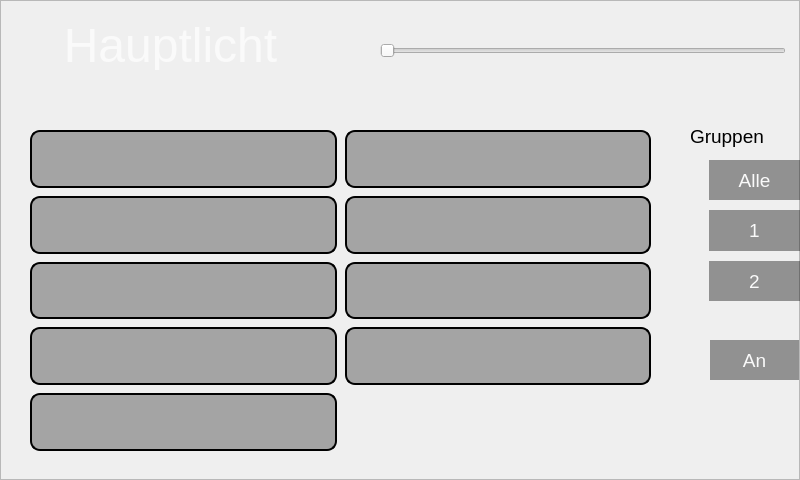
<?xml version="1.0" encoding="UTF-8"?>
<ui version="4.0">
 <class>EinstellungHauptlicht</class>
 <widget class="QDialog" name="EinstellungHauptlicht">
  <property name="geometry">
   <rect>
    <x>0</x>
    <y>0</y>
    <width>800</width>
    <height>480</height>
   </rect>
  </property>
  <property name="maximumSize">
   <size>
    <width>800</width>
    <height>480</height>
   </size>
  </property>
  <property name="windowTitle">
   <string>Dialog</string>
  </property>
  <property name="styleSheet">
   <string notr="true"/>
  </property>
  <widget class="QLabel" name="label">
   <property name="geometry">
    <rect>
     <x>0</x>
     <y>20</y>
     <width>341</width>
     <height>50</height>
    </rect>
   </property>
   <property name="font">
    <font>
     <pointsize>36</pointsize>
     <weight>50</weight>
     <bold>false</bold>
    </font>
   </property>
   <property name="styleSheet">
    <string notr="true">color:rgb(250,250,250);</string>
   </property>
   <property name="text">
    <string>Hauptlicht</string>
   </property>
   <property name="textFormat">
    <enum>Qt::PlainText</enum>
   </property>
   <property name="alignment">
    <set>Qt::AlignCenter</set>
   </property>
  </widget>
  <widget class="QWidget" name="verticalLayoutWidget">
   <property name="geometry">
    <rect>
     <x>709</x>
     <y>160</y>
     <width>91</width>
     <height>141</height>
    </rect>
   </property>
   <layout class="QVBoxLayout" name="verticalLayout">
    <property name="spacing">
     <number>10</number>
    </property>
    <item>
     <widget class="QPushButton" name="pushButton_alle">
      <property name="sizePolicy">
       <sizepolicy hsizetype="Expanding" vsizetype="Expanding">
        <horstretch>0</horstretch>
        <verstretch>0</verstretch>
       </sizepolicy>
      </property>
      <property name="font">
       <font>
        <pointsize>14</pointsize>
       </font>
      </property>
      <property name="focusPolicy">
       <enum>Qt::NoFocus</enum>
      </property>
      <property name="styleSheet">
       <string notr="true">border:none;
background-color:rgba(0,0,0,100);
color:rgb(250,250,250);</string>
      </property>
      <property name="text">
       <string>Alle</string>
      </property>
      <property name="checkable">
       <bool>true</bool>
      </property>
     </widget>
    </item>
    <item>
     <widget class="QPushButton" name="pushButton_Group1">
      <property name="sizePolicy">
       <sizepolicy hsizetype="Expanding" vsizetype="Expanding">
        <horstretch>0</horstretch>
        <verstretch>0</verstretch>
       </sizepolicy>
      </property>
      <property name="font">
       <font>
        <pointsize>14</pointsize>
       </font>
      </property>
      <property name="focusPolicy">
       <enum>Qt::NoFocus</enum>
      </property>
      <property name="styleSheet">
       <string notr="true">border:none;
background-color:rgba(0,0,0,100);
color:rgb(250,250,250);</string>
      </property>
      <property name="text">
       <string>1</string>
      </property>
      <property name="checkable">
       <bool>true</bool>
      </property>
     </widget>
    </item>
    <item>
     <widget class="QPushButton" name="pushButton_Group2">
      <property name="sizePolicy">
       <sizepolicy hsizetype="Expanding" vsizetype="Expanding">
        <horstretch>0</horstretch>
        <verstretch>0</verstretch>
       </sizepolicy>
      </property>
      <property name="font">
       <font>
        <pointsize>14</pointsize>
       </font>
      </property>
      <property name="focusPolicy">
       <enum>Qt::NoFocus</enum>
      </property>
      <property name="styleSheet">
       <string notr="true">border:none;
background-color:rgba(0,0,0,100);
color:rgb(250,250,250);</string>
      </property>
      <property name="text">
       <string>2</string>
      </property>
      <property name="checkable">
       <bool>true</bool>
      </property>
     </widget>
    </item>
   </layout>
  </widget>
  <widget class="QLabel" name="label_2">
   <property name="geometry">
    <rect>
     <x>690</x>
     <y>126</y>
     <width>81</width>
     <height>21</height>
    </rect>
   </property>
   <property name="font">
    <font>
     <pointsize>14</pointsize>
    </font>
   </property>
   <property name="text">
    <string>Gruppen</string>
   </property>
  </widget>
  <widget class="QPushButton" name="pushButton_back">
   <property name="geometry">
    <rect>
     <x>730</x>
     <y>410</y>
     <width>60</width>
     <height>60</height>
    </rect>
   </property>
   <property name="focusPolicy">
    <enum>Qt::NoFocus</enum>
   </property>
   <property name="styleSheet">
    <string notr="true">background-color:rgba(0,0,0,0);</string>
   </property>
   <property name="text">
    <string/>
   </property>
   <property name="icon">
    <iconset resource="bilder.qrc">
     <normaloff>:/icons/arrow_left_wht.png</normaloff>:/icons/arrow_left_wht.png</iconset>
   </property>
   <property name="iconSize">
    <size>
     <width>50</width>
     <height>50</height>
    </size>
   </property>
   <property name="flat">
    <bool>true</bool>
   </property>
  </widget>
  <widget class="QFrame" name="frame">
   <property name="geometry">
    <rect>
     <x>0</x>
     <y>100</y>
     <width>680</width>
     <height>380</height>
    </rect>
   </property>
   <property name="styleSheet">
    <string notr="true">background-image: url(:/img/grundriss.png);</string>
   </property>
   <property name="frameShape">
    <enum>QFrame::NoFrame</enum>
   </property>
   <property name="frameShadow">
    <enum>QFrame::Plain</enum>
   </property>
  </widget>
  <widget class="QWidget" name="gridLayoutWidget">
   <property name="geometry">
    <rect>
     <x>30</x>
     <y>130</y>
     <width>621</width>
     <height>321</height>
    </rect>
   </property>
   <property name="sizePolicy">
    <sizepolicy hsizetype="Expanding" vsizetype="Expanding">
     <horstretch>0</horstretch>
     <verstretch>0</verstretch>
    </sizepolicy>
   </property>
   <layout class="QGridLayout" name="gridLayout">
    <property name="spacing">
     <number>8</number>
    </property>
    <item row="1" column="0">
     <widget class="QPushButton" name="pushButton_2">
      <property name="sizePolicy">
       <sizepolicy hsizetype="Expanding" vsizetype="Expanding">
        <horstretch>0</horstretch>
        <verstretch>0</verstretch>
       </sizepolicy>
      </property>
      <property name="focusPolicy">
       <enum>Qt::NoFocus</enum>
      </property>
      <property name="styleSheet">
       <string notr="true">border: 2px solid black;
border-radius: 10px;
background-color:rgba(0,0,0,80);</string>
      </property>
      <property name="text">
       <string/>
      </property>
      <property name="checkable">
       <bool>true</bool>
      </property>
      <property name="flat">
       <bool>true</bool>
      </property>
     </widget>
    </item>
    <item row="3" column="0">
     <widget class="QPushButton" name="pushButton_4">
      <property name="sizePolicy">
       <sizepolicy hsizetype="Expanding" vsizetype="Expanding">
        <horstretch>0</horstretch>
        <verstretch>0</verstretch>
       </sizepolicy>
      </property>
      <property name="cursor">
       <cursorShape>ArrowCursor</cursorShape>
      </property>
      <property name="focusPolicy">
       <enum>Qt::NoFocus</enum>
      </property>
      <property name="styleSheet">
       <string notr="true">border: 2px solid black;
border-radius: 10px;
background-color:rgba(0,0,0,80);</string>
      </property>
      <property name="text">
       <string/>
      </property>
      <property name="checkable">
       <bool>true</bool>
      </property>
      <property name="flat">
       <bool>true</bool>
      </property>
     </widget>
    </item>
    <item row="0" column="0">
     <widget class="QPushButton" name="pushButton_1">
      <property name="sizePolicy">
       <sizepolicy hsizetype="Expanding" vsizetype="Expanding">
        <horstretch>0</horstretch>
        <verstretch>0</verstretch>
       </sizepolicy>
      </property>
      <property name="focusPolicy">
       <enum>Qt::NoFocus</enum>
      </property>
      <property name="styleSheet">
       <string notr="true">border: 2px solid black;
border-radius: 10px;
background-color:rgba(0,0,0,80);</string>
      </property>
      <property name="text">
       <string/>
      </property>
      <property name="checkable">
       <bool>true</bool>
      </property>
      <property name="flat">
       <bool>true</bool>
      </property>
     </widget>
    </item>
    <item row="4" column="0">
     <widget class="QPushButton" name="pushButton_5">
      <property name="sizePolicy">
       <sizepolicy hsizetype="Expanding" vsizetype="Expanding">
        <horstretch>0</horstretch>
        <verstretch>0</verstretch>
       </sizepolicy>
      </property>
      <property name="focusPolicy">
       <enum>Qt::NoFocus</enum>
      </property>
      <property name="styleSheet">
       <string notr="true">border: 2px solid black;
border-radius: 10px;
background-color:rgba(0,0,0,80);</string>
      </property>
      <property name="text">
       <string/>
      </property>
      <property name="checkable">
       <bool>true</bool>
      </property>
      <property name="flat">
       <bool>true</bool>
      </property>
     </widget>
    </item>
    <item row="2" column="0">
     <widget class="QPushButton" name="pushButton_3">
      <property name="sizePolicy">
       <sizepolicy hsizetype="Expanding" vsizetype="Expanding">
        <horstretch>0</horstretch>
        <verstretch>0</verstretch>
       </sizepolicy>
      </property>
      <property name="focusPolicy">
       <enum>Qt::NoFocus</enum>
      </property>
      <property name="styleSheet">
       <string notr="true">border: 2px solid black;
border-radius: 10px;
background-color:rgba(0,0,0,80);</string>
      </property>
      <property name="text">
       <string/>
      </property>
      <property name="checkable">
       <bool>true</bool>
      </property>
      <property name="flat">
       <bool>true</bool>
      </property>
     </widget>
    </item>
    <item row="0" column="1">
     <widget class="QPushButton" name="pushButton_6">
      <property name="sizePolicy">
       <sizepolicy hsizetype="Expanding" vsizetype="Expanding">
        <horstretch>0</horstretch>
        <verstretch>0</verstretch>
       </sizepolicy>
      </property>
      <property name="focusPolicy">
       <enum>Qt::NoFocus</enum>
      </property>
      <property name="styleSheet">
       <string notr="true">border: 2px solid black;
border-radius: 10px;
background-color:rgba(0,0,0,80);</string>
      </property>
      <property name="text">
       <string/>
      </property>
      <property name="checkable">
       <bool>true</bool>
      </property>
      <property name="flat">
       <bool>true</bool>
      </property>
     </widget>
    </item>
    <item row="1" column="1">
     <widget class="QPushButton" name="pushButton_7">
      <property name="sizePolicy">
       <sizepolicy hsizetype="Expanding" vsizetype="Expanding">
        <horstretch>0</horstretch>
        <verstretch>0</verstretch>
       </sizepolicy>
      </property>
      <property name="focusPolicy">
       <enum>Qt::NoFocus</enum>
      </property>
      <property name="styleSheet">
       <string notr="true">border: 2px solid black;
border-radius: 10px;
background-color:rgba(0,0,0,80);</string>
      </property>
      <property name="text">
       <string/>
      </property>
      <property name="checkable">
       <bool>true</bool>
      </property>
      <property name="flat">
       <bool>true</bool>
      </property>
     </widget>
    </item>
    <item row="2" column="1">
     <widget class="QPushButton" name="pushButton_8">
      <property name="sizePolicy">
       <sizepolicy hsizetype="Expanding" vsizetype="Expanding">
        <horstretch>0</horstretch>
        <verstretch>0</verstretch>
       </sizepolicy>
      </property>
      <property name="focusPolicy">
       <enum>Qt::NoFocus</enum>
      </property>
      <property name="styleSheet">
       <string notr="true">border: 2px solid black;
border-radius: 10px;
background-color:rgba(0,0,0,80);</string>
      </property>
      <property name="text">
       <string/>
      </property>
      <property name="checkable">
       <bool>true</bool>
      </property>
      <property name="flat">
       <bool>true</bool>
      </property>
     </widget>
    </item>
    <item row="3" column="1">
     <widget class="QPushButton" name="pushButton_9">
      <property name="sizePolicy">
       <sizepolicy hsizetype="Expanding" vsizetype="Expanding">
        <horstretch>0</horstretch>
        <verstretch>0</verstretch>
       </sizepolicy>
      </property>
      <property name="focusPolicy">
       <enum>Qt::NoFocus</enum>
      </property>
      <property name="styleSheet">
       <string notr="true">border: 2px solid black;
border-radius: 10px;
background-color:rgba(0,0,0,80);</string>
      </property>
      <property name="text">
       <string/>
      </property>
      <property name="checkable">
       <bool>true</bool>
      </property>
      <property name="flat">
       <bool>true</bool>
      </property>
     </widget>
    </item>
   </layout>
  </widget>
  <widget class="QFrame" name="frame_2">
   <property name="geometry">
    <rect>
     <x>0</x>
     <y>0</y>
     <width>800</width>
     <height>480</height>
    </rect>
   </property>
   <property name="styleSheet">
    <string notr="true">background-image: url(:/img/einstellung_hauptlicht.png);</string>
   </property>
   <property name="frameShape">
    <enum>QFrame::StyledPanel</enum>
   </property>
   <property name="frameShadow">
    <enum>QFrame::Raised</enum>
   </property>
   <widget class="QSlider" name="horizontalSlider">
    <property name="geometry">
     <rect>
      <x>380</x>
      <y>20</y>
      <width>406</width>
      <height>61</height>
     </rect>
    </property>
    <property name="maximum">
     <number>255</number>
    </property>
    <property name="pageStep">
     <number>0</number>
    </property>
    <property name="orientation">
     <enum>Qt::Horizontal</enum>
    </property>
   </widget>
  </widget>
  <widget class="QPushButton" name="pushButton_AnAus">
   <property name="geometry">
    <rect>
     <x>710</x>
     <y>340</y>
     <width>89</width>
     <height>40</height>
    </rect>
   </property>
   <property name="sizePolicy">
    <sizepolicy hsizetype="Expanding" vsizetype="Expanding">
     <horstretch>0</horstretch>
     <verstretch>0</verstretch>
    </sizepolicy>
   </property>
   <property name="font">
    <font>
     <pointsize>14</pointsize>
    </font>
   </property>
   <property name="focusPolicy">
    <enum>Qt::NoFocus</enum>
   </property>
   <property name="styleSheet">
    <string notr="true">border:none;
background-color:rgba(0,0,0,100);
color:rgb(250,250,250);</string>
   </property>
   <property name="text">
    <string>An</string>
   </property>
   <property name="checkable">
    <bool>true</bool>
   </property>
  </widget>
  <zorder>frame_2</zorder>
  <zorder>frame</zorder>
  <zorder>label</zorder>
  <zorder>verticalLayoutWidget</zorder>
  <zorder>label_2</zorder>
  <zorder>pushButton_back</zorder>
  <zorder>gridLayoutWidget</zorder>
  <zorder>pushButton_AnAus</zorder>
 </widget>
 <resources>
  <include location="icons.qrc"/>
  <include location="backgrounds.qrc"/>
 </resources>
 <connections/>
</ui>
